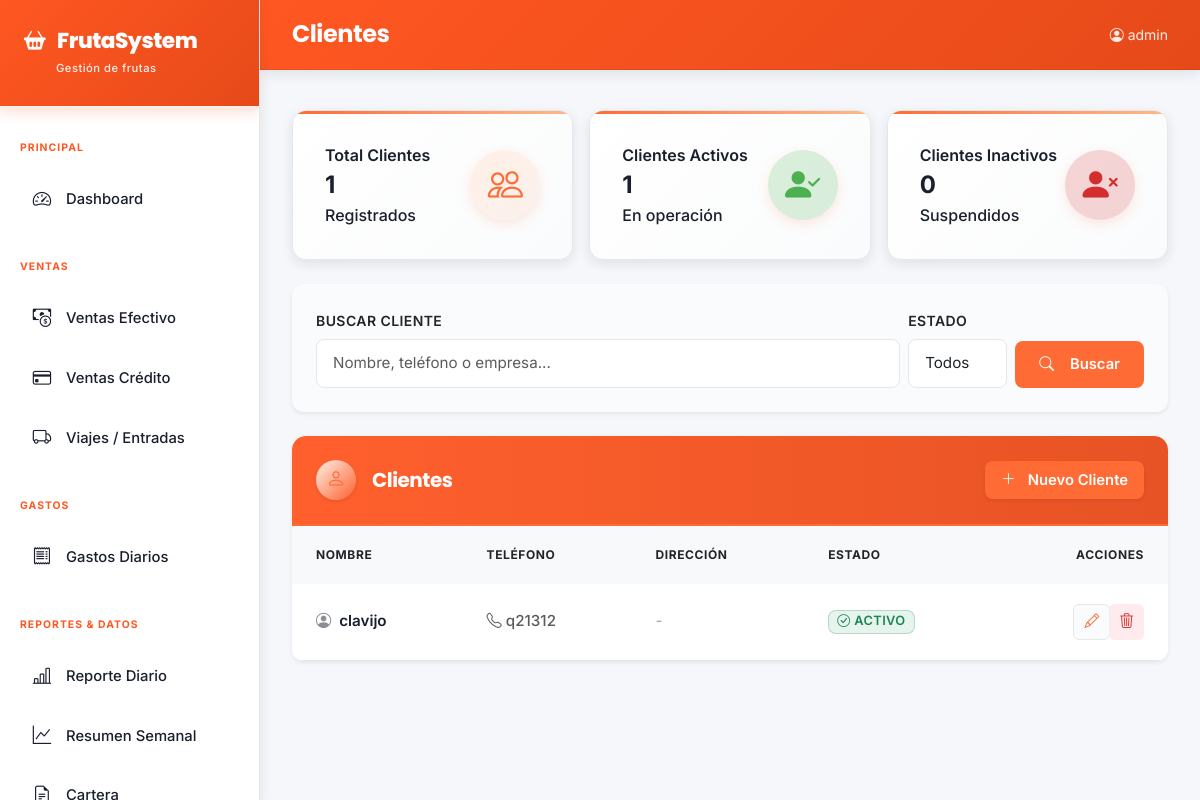
The app's page /clientes/ (signed in), older data.
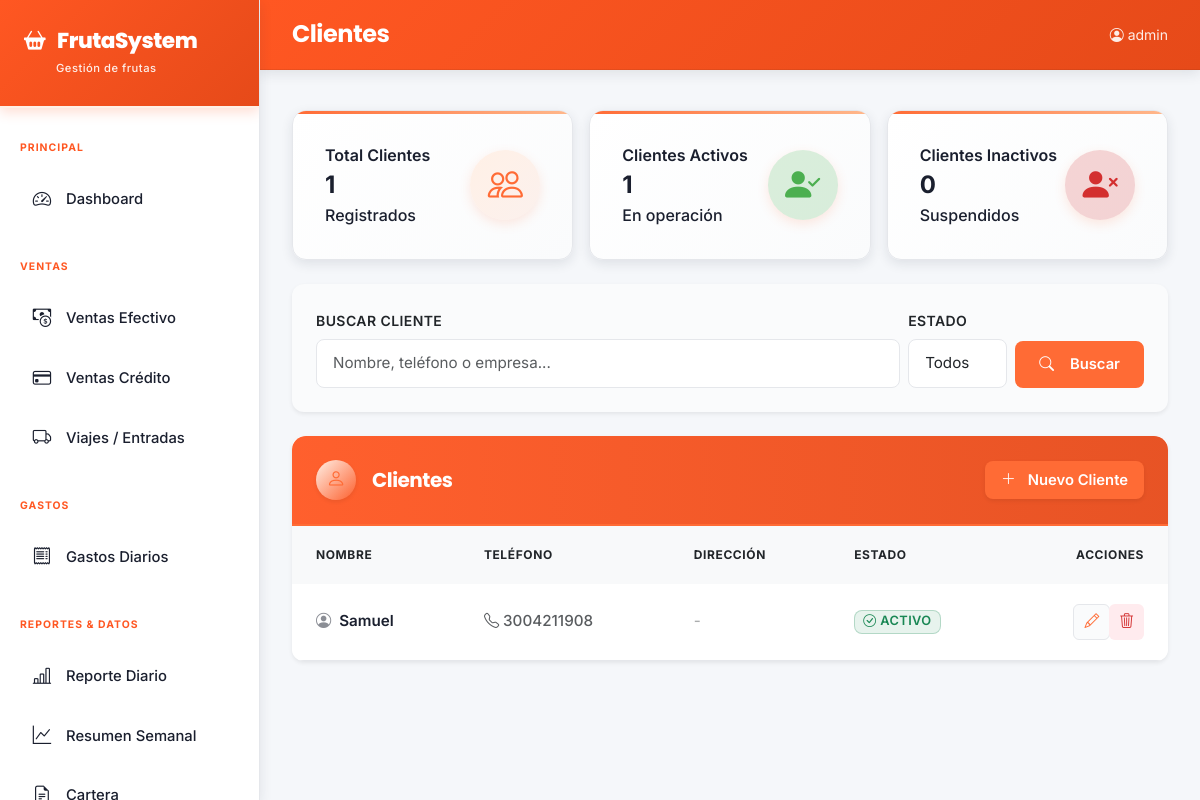
The same page, newer data.
### core/models.py (models this page shows, shortened)
class Cliente(models.Model):
    nombre = models.CharField(max_length=200, verbose_name='Nombre')
    telefono = models.CharField(max_length=20, blank=True, verbose_name='Teléfono')
    direccion = models.TextField(blank=True, verbose_name='Dirección')
    activo = models.BooleanField(default=True, verbose_name='Activo')
    class Meta:
        verbose_name = 'Cliente'; verbose_name_plural = 'Clientes'; ordering = ['nombre']

### core/views.py (the view)
# urls.py: path('clientes/', views.cliente_list, name='cliente_list'),
@login_required
def cliente_list(request):
    q = request.GET.get('q', '')
    clientes = Cliente.objects.filter(nombre__icontains=q) if q else Cliente.objects.all()
    num_clientes = clientes.count()
    num_activos = clientes.filter(activo=True).count()
    num_inactivos = clientes.filter(activo=False).count()
    return render(request, 'core/cliente_list.html', {
        'clientes': clientes, 'q': q,
        'num_clientes': num_clientes, 'num_activos': num_activos, 'num_inactivos': num_inactivos
    })

### core/templates/core/cliente_list.html (shortened to what the changed rows need)
{% extends 'core/base.html' %}
{% block content %}
<div class="card border-0 shadow-sm" style="border-radius: 12px; overflow: hidden;">
  <div class="card-body p-0">
    <div class="table-responsive">
      <table class="table table-hover align-middle mb-0">
        <thead class="bg-light">
          <tr>
            <th class="ps-4 fw-bold small" style="color: var(--text-secondary);">NOMBRE</th>
            <th class="fw-bold small" style="color: var(--text-secondary);">TELÉFONO</th>
            <th class="fw-bold small" style="color: var(--text-secondary);">DIRECCIÓN</th>
            <th class="fw-bold small" style="color: var(--text-secondary);">ESTADO</th>
            <th class="text-end pe-4 fw-bold small" style="color: var(--text-secondary);">ACCIONES</th>
          </tr>
        </thead>
        <tbody class="border-top-0">
        {% for c in clientes %}
        <tr>
          <td class="ps-4 fw-semibold" style="color: var(--text-main);">
            <i class="bi bi-person-circle me-2" style="opacity: 0.5;"></i>{{ c.nombre }}
          </td>
          <td class="text-muted small">
            {% if c.telefono %}<i class="bi bi-telephone me-1"></i>{{ c.telefono }}{% else %}<span style="opacity: 0.5;">-</span>{% endif %}
          </td>
          <td class="text-muted small">
            {% if c.direccion %}<i class="bi bi-geo-alt me-1"></i>{{ c.direccion|truncatechars:30 }}{% else %}<span style="opacity: 0.5;">-</span>{% endif %}
          </td>
          <td>
            {% if c.activo %}
              <span class="badge bg-success bg-opacity-10 text-success border border-success border-opacity-25 px-2 py-1">
                <i class="bi bi-check-circle me-1"></i>Activo
              </span>
            {% else %}
              <span class="badge bg-secondary bg-opacity-10 text-secondary border border-secondary border-opacity-25 px-2 py-1">
                <i class="bi bi-x-circle me-1"></i>Inactivo
              </span>
            {% endif %}
          </td>
          <td class="text-end pe-4">
            <div class="btn-group btn-group-sm" role="group">
              <a href="{% url 'cliente_edit' c.pk %}" class="btn btn-sm" style="background-color: var(--bg-light); color: var(--orange-primary); border-radius: 6px; padding: 6px 10px; border: 1px solid var(--border-light);" title="Editar">
                <i class="bi bi-pencil"></i>
              </a>
              <a href="{% url 'cliente_delete' c.pk %}" class="btn btn-sm" style="background-color: #ffebee; color: #d32f2f; border-radius: 6px; padding: 6px 10px; border: none;" title="Eliminar">
                <i class="bi bi-trash3"></i>
              </a>
            </div>
          </td>
        </tr>
        {% endfor %}
        </tbody>
      </table>
    </div>
  </div>
</div>
{% endblock %}

Row changes from the older to the newer data that the page shows:
removed Cliente: nombre "clavijo", telefono "q21312", activo True (drawn)
added Cliente: nombre "Samuel", telefono "3004211908", activo True (drawn)
